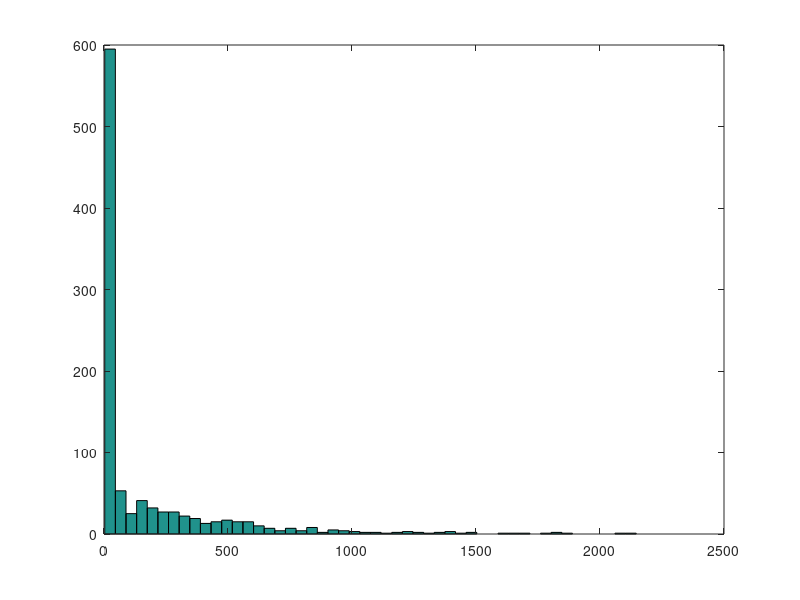
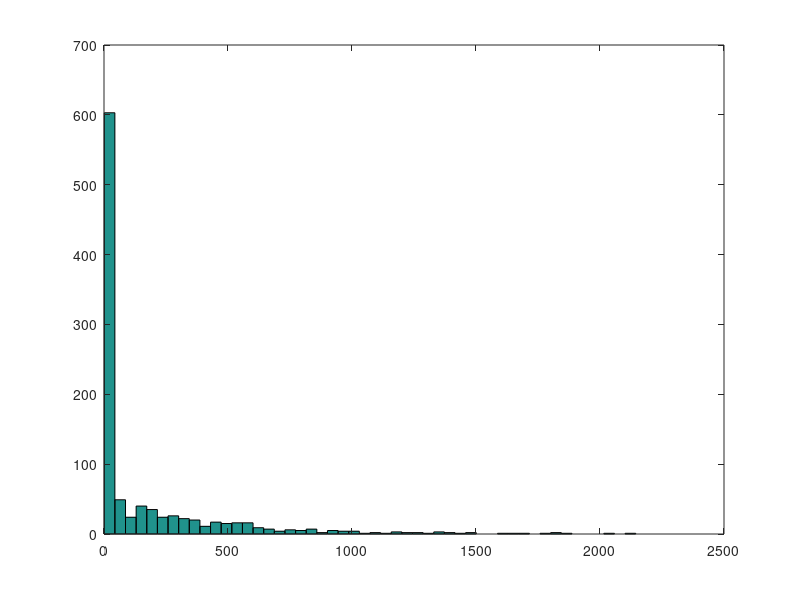

Here is the MATLAB script that generated these plots, in order:
a = load('graph_psr_1_100.txt');

experiments = zeros(1000,1);
max_tx = zeros(100,1);

for e = 1:size(experiments)

neighbours = zeros(size(a));

%senkrecht: 

neighbours(find(a(:) ~= 0)) = 1;

has_p = zeros(size(a,1),1);
no_transmissions = zeros(size(a,1),1);

has_p(1) = 1;

while size(find(has_p(:) == 0)) > 0

  neighbours(find(has_p(:) == 1),:) = 0;      %node which has p doesn't matter

  no_neighbours = sum(neighbours);            %no_neighours with no packet
  no_neighbours(find(has_p(:) ~= 1)) = 0;     %no_neighbours of no which have no p doesn't matter

  %choose node with most neighbours who didn't has p
  sender_node = min(find(no_neighbours(:) == max(no_neighbours)));  %choode node, which has p and which has most neighbours
  neighbour_nodes = find(neighbours(:,sender_node) ~= 0);           %get all neighbours of this node

  %sender_node
  %neighbour_nodes

  rx = 0;

  while ( rx == 0 )

    no_transmissions(sender_node) = no_transmissions(sender_node) + 1;

    for n = 1:size(neighbour_nodes)
      p = 100 * rand;
      p_back = 100 * rand;

      if ( ((a(sender_node,neighbour_nodes(n)) >= p) | (a(neighbour_nodes(n), sender_node) >= p)) &
           ((a(sender_node,neighbour_nodes(n)) >= p_back) | (a(neighbour_nodes(n), sender_node) >= p_back)))
        has_p(neighbour_nodes(n)) = 1;
        rx = 1;
      end
    end

  end

  %no_transmissions
  %has_p
  %has_p(min(find(has_p(:) == 0))) = 1;

end

experiments(e) = sum(no_transmissions);
max_tx(e) = max(no_transmissions);
#no_transmissions
#has_p

end


max(experiments)
mean(experiments)
min(experiments)
max(max_tx)
mean(max_tx)
min(max_tx)

figure;
hist(experiments,50)
figure;
hist(max_tx,50)